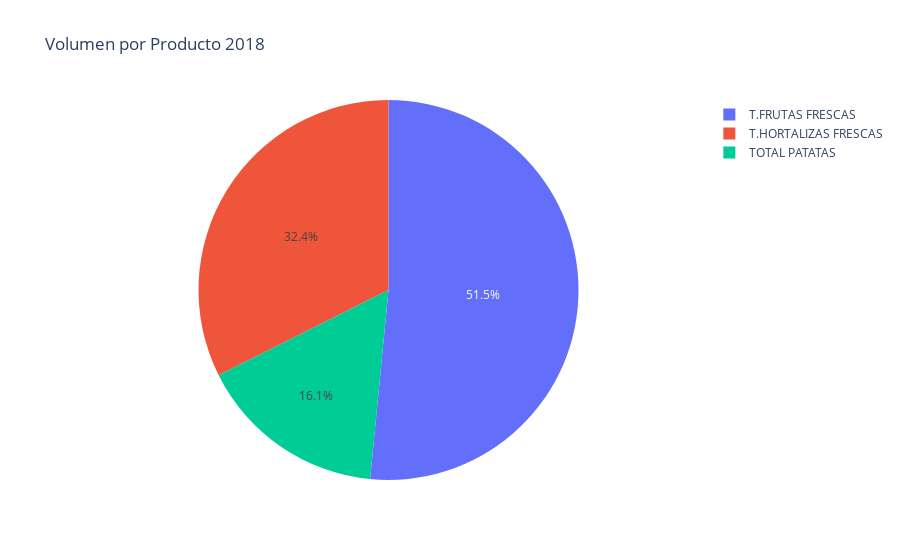
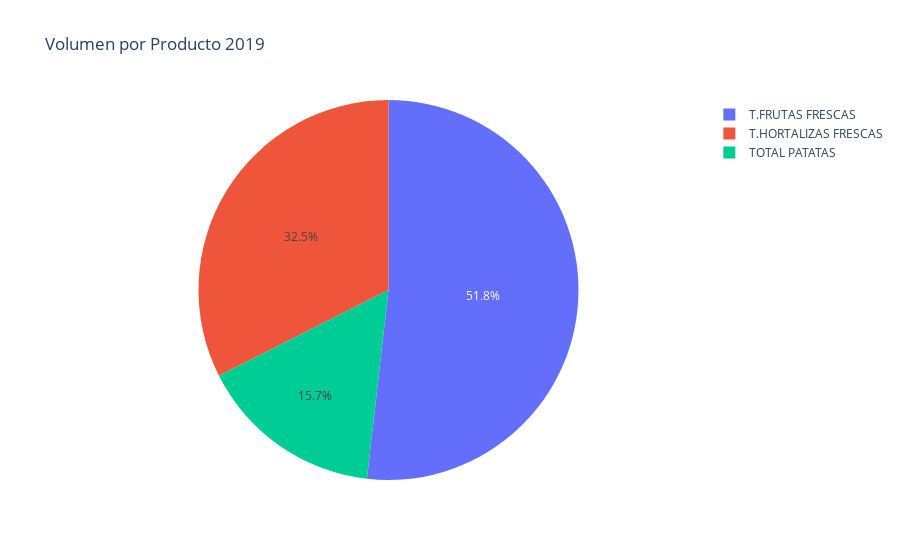
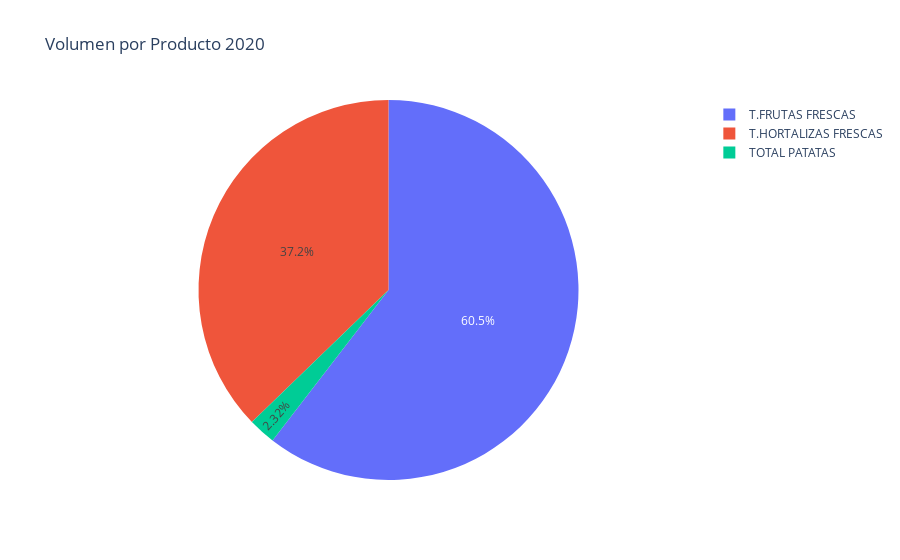

Notebook code for these charts, in order:
### Markdown cell above
<h2> Progreso de las stats por cada producto

### Code cell
import plotly.express as px

p = prods_por_meses[(prods_por_meses.producto == 'T.FRUTAS FRESCAS') | (prods_por_meses.producto == 'T.HORTALIZAS FRESCAS') | (prods_por_meses.producto == 'TOTAL PATATAS')]
p
fig = px.pie(p[p.anyo==2018], values='volumen', names='producto', title='Volumen por Producto 2018')
fig.show()
fig = px.pie(p[p.anyo==2019], values='volumen', names='producto', title='Volumen por Producto 2019')
fig.show()
fig = px.pie(p[p.anyo==2020], values='volumen', names='producto', title='Volumen por Producto 2020')
fig.show()

### Figure 1 — Plotly figure (JSON) as saved in the notebook; plotly's stock layout.template omitted (floating-point values rounded to 4 significant figures)
{"data": [{"domain": {"x": [0, 1], "y": [0, 1]}, "hovertemplate": "producto=%{label}<br>volumen=%{value}<extra></extra>", "labels": ["T.FRUTAS FRESCAS", "T.HORTALIZAS FRESCAS", "TOTAL PATATAS", "T.FRUTAS FRESCAS", "T.HORTALIZAS FRESCAS", "TOTAL PATATAS", "T.FRUTAS FRESCAS", "T.HORTALIZAS FRESCAS", "TOTAL PATATAS", "T.FRUTAS FRESCAS", "T.HORTALIZAS FRESCAS", "TOTAL PATATAS", "T.FRUTAS FRESCAS", "T.HORTALIZAS FRESCAS", "TOTAL PATATAS", "T.FRUTAS FRESCAS", "T.HORTALIZAS FRESCAS", "TOTAL PATATAS", "T.FRUTAS FRESCAS", "T.HORTALIZAS FRESCAS", "TOTAL PATATAS", "T.FRUTAS FRESCAS", "T.HORTALIZAS FRESCAS", "TOTAL PATATAS", "T.FRUTAS FRESCAS", "T.HORTALIZAS FRESCAS", "TOTAL PATATAS", "T.FRUTAS FRESCAS", "T.HORTALIZAS FRESCAS", "TOTAL PATATAS", "T.FRUTAS FRESCAS", "T.HORTALIZAS FRESCAS", "TOTAL PATATAS", "T.FRUTAS FRESCAS", "T.HORTALIZAS FRESCAS", "TOTAL PATATAS"], "legendgroup": "", "name": "", "showlegend": true, "type": "pie", "values": [36060.0, 23330.0, 12050.0, 32040.0, 22150.0, 11290.0, 35990.0, 24660.0, 12440.0, 36540.0, 25550.0, 11990.0, 39140.0, 25290.0, 11740.0, 43600.0, 24430.0, 11790.0, 45270.0, 24940.0, 11970.0, 41900.0, 23660.0, 11140.0, 42490.0, 26960.0, 11930.0, 39200.0, 25280.0, 13200.0, 35290.0, 22000.0, 11420.0, 32760.0, 21090.0, 12360.0]}], "layout": {"legend": {"tracegroupgap": 0}, "title": {"text": "Volumen por Producto 2018"}}}

### Figure 2 — Plotly figure (JSON) as saved in the notebook; plotly's stock layout.template omitted (floating-point values rounded to 4 significant figures)
{"data": [{"domain": {"x": [0, 1], "y": [0, 1]}, "hovertemplate": "producto=%{label}<br>volumen=%{value}<extra></extra>", "labels": ["T.FRUTAS FRESCAS", "T.HORTALIZAS FRESCAS", "TOTAL PATATAS", "T.FRUTAS FRESCAS", "T.HORTALIZAS FRESCAS", "TOTAL PATATAS", "T.FRUTAS FRESCAS", "T.HORTALIZAS FRESCAS", "TOTAL PATATAS", "T.FRUTAS FRESCAS", "T.HORTALIZAS FRESCAS", "TOTAL PATATAS", "T.FRUTAS FRESCAS", "T.HORTALIZAS FRESCAS", "TOTAL PATATAS", "T.FRUTAS FRESCAS", "T.HORTALIZAS FRESCAS", "TOTAL PATATAS", "T.FRUTAS FRESCAS", "T.HORTALIZAS FRESCAS", "TOTAL PATATAS", "T.FRUTAS FRESCAS", "T.HORTALIZAS FRESCAS", "TOTAL PATATAS", "T.FRUTAS FRESCAS", "T.HORTALIZAS FRESCAS", "TOTAL PATATAS", "T.FRUTAS FRESCAS", "T.HORTALIZAS FRESCAS", "TOTAL PATATAS", "T.FRUTAS FRESCAS", "T.HORTALIZAS FRESCAS", "TOTAL PATATAS", "T.FRUTAS FRESCAS", "T.HORTALIZAS FRESCAS", "TOTAL PATATAS"], "legendgroup": "", "name": "", "showlegend": true, "type": "pie", "values": [35610.0, 23610.0, 12160.0, 33580.0, 22960.0, 11080.0, 37680.0, 25400.0, 11810.0, 35620.0, 23440.0, 11690.0, 41170.0, 25280.0, 12170.0, 44030.0, 24330.0, 11270.0, 47920.0, 26180.0, 12480.0, 43090.0, 24860.0, 11550.0, 40950.0, 25530.0, 11510.0, 37720.0, 25770.0, 12130.0, 35320.0, 23600.0, 11960.0, 33190.0, 20860.0, 11720.0]}], "layout": {"legend": {"tracegroupgap": 0}, "title": {"text": "Volumen por Producto 2019"}}}

### Figure 3 — Plotly figure (JSON) as saved in the notebook; plotly's stock layout.template omitted (floating-point values rounded to 4 significant figures)
{"data": [{"domain": {"x": [0, 1], "y": [0, 1]}, "hovertemplate": "producto=%{label}<br>volumen=%{value}<extra></extra>", "labels": ["T.FRUTAS FRESCAS", "T.HORTALIZAS FRESCAS", "TOTAL PATATAS", "T.FRUTAS FRESCAS", "T.HORTALIZAS FRESCAS", "TOTAL PATATAS", "T.FRUTAS FRESCAS", "T.HORTALIZAS FRESCAS", "TOTAL PATATAS", "T.FRUTAS FRESCAS", "T.HORTALIZAS FRESCAS", "TOTAL PATATAS", "T.FRUTAS FRESCAS", "T.HORTALIZAS FRESCAS", "TOTAL PATATAS", "T.FRUTAS FRESCAS", "T.HORTALIZAS FRESCAS", "TOTAL PATATAS", "T.FRUTAS FRESCAS", "T.HORTALIZAS FRESCAS", "T.FRUTAS FRESCAS", "T.HORTALIZAS FRESCAS", "T.FRUTAS FRESCAS", "T.HORTALIZAS FRESCAS", "T.FRUTAS FRESCAS", "T.HORTALIZAS FRESCAS", "T.FRUTAS FRESCAS", "T.HORTALIZAS FRESCAS"], "legendgroup": "", "name": "", "showlegend": true, "type": "pie", "values": [35220.0, 23980.0, 11330.0, 35690.0, 25110.0, 11930.0, 41000.0, 28620.0, 16010.0, 48290.0, 33760.0, 17090.0, 48490.0, 32100.0, 15380.0, 47560.0, 27470.0, 13170.0, 451800.0, 242400.0, 401100.0, 217300.0, 385900.0, 244100.0, 379000.0, 251100.0, 341400.0, 238600.0]}], "layout": {"legend": {"tracegroupgap": 0}, "title": {"text": "Volumen por Producto 2020"}}}
